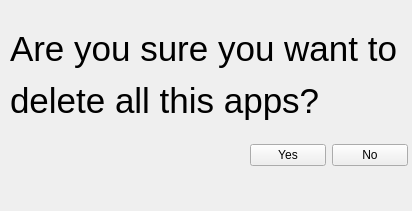
<?xml version="1.0" encoding="UTF-8"?>
<ui version="4.0">
 <class>Form</class>
 <widget class="QWidget" name="Form">
  <property name="geometry">
   <rect>
    <x>0</x>
    <y>0</y>
    <width>412</width>
    <height>211</height>
   </rect>
  </property>
  <property name="minimumSize">
   <size>
    <width>100</width>
    <height>100</height>
   </size>
  </property>
  <property name="windowTitle">
   <string>Form</string>
  </property>
  <widget class="QLabel" name="label">
   <property name="geometry">
    <rect>
     <x>10</x>
     <y>20</y>
     <width>401</width>
     <height>111</height>
    </rect>
   </property>
   <property name="minimumSize">
    <size>
     <width>131</width>
     <height>0</height>
    </size>
   </property>
   <property name="styleSheet">
    <string notr="true">/*background-color: black;*/
font-size: 50px;
</string>
   </property>
   <property name="text">
    <string>&lt;html&gt;&lt;head/&gt;&lt;body&gt;&lt;p&gt;&lt;span style=&quot; font-size:26pt;&quot;&gt;Are you sure you want to&lt;/span&gt;&lt;/p&gt;&lt;p&gt;&lt;span style=&quot; font-size:26pt;&quot;&gt; delete all this apps?&lt;/span&gt;&lt;/p&gt;&lt;/body&gt;&lt;/html&gt;</string>
   </property>
  </widget>
  <widget class="QWidget" name="horizontalLayoutWidget">
   <property name="geometry">
    <rect>
     <x>250</x>
     <y>120</y>
     <width>158</width>
     <height>71</height>
    </rect>
   </property>
   <layout class="QHBoxLayout" name="horizontalLayout">
    <item>
     <widget class="QPushButton" name="pushButton">
      <property name="text">
       <string>Yes</string>
      </property>
     </widget>
    </item>
    <item>
     <widget class="QPushButton" name="pushButton_2">
      <property name="text">
       <string>No</string>
      </property>
     </widget>
    </item>
   </layout>
  </widget>
 </widget>
 <resources/>
 <connections>
  <connection>
   <sender>pushButton_2</sender>
   <signal>clicked()</signal>
   <receiver>Form</receiver>
   <slot>close()</slot>
   <hints>
    <hint type="sourcelabel">
     <x>380</x>
     <y>155</y>
    </hint>
    <hint type="destinationlabel">
     <x>328</x>
     <y>197</y>
    </hint>
   </hints>
  </connection>
 </connections>
</ui>
